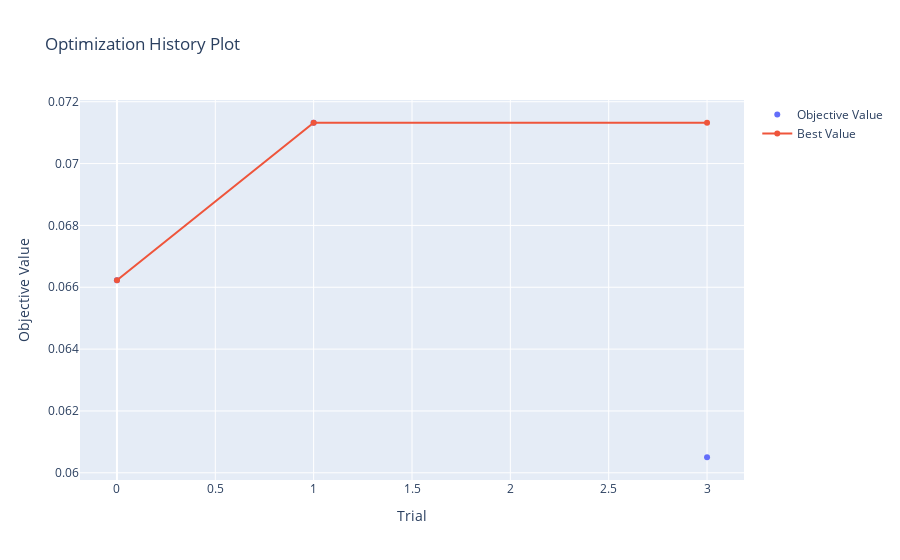

The cell this chart's notebook holds for it:
### Code cell
optuna.visualization.plot_optimization_history(study)

### Figure 1 — Plotly figure (JSON) as saved in the notebook; plotly's stock layout.template omitted (floating-point values rounded to 4 significant figures)
{"data": [{"mode": "markers", "name": "Objective Value", "type": "scatter", "x": [0, 1, 3], "y": [0.06623, 0.07132, 0.0605]}, {"name": "Best Value", "type": "scatter", "x": [0, 1, 3], "y": [0.06623, 0.07132, 0.07132]}], "layout": {"title": {"text": "Optimization History Plot"}, "xaxis": {"title": {"text": "Trial"}}, "yaxis": {"title": {"text": "Objective Value"}}}}
